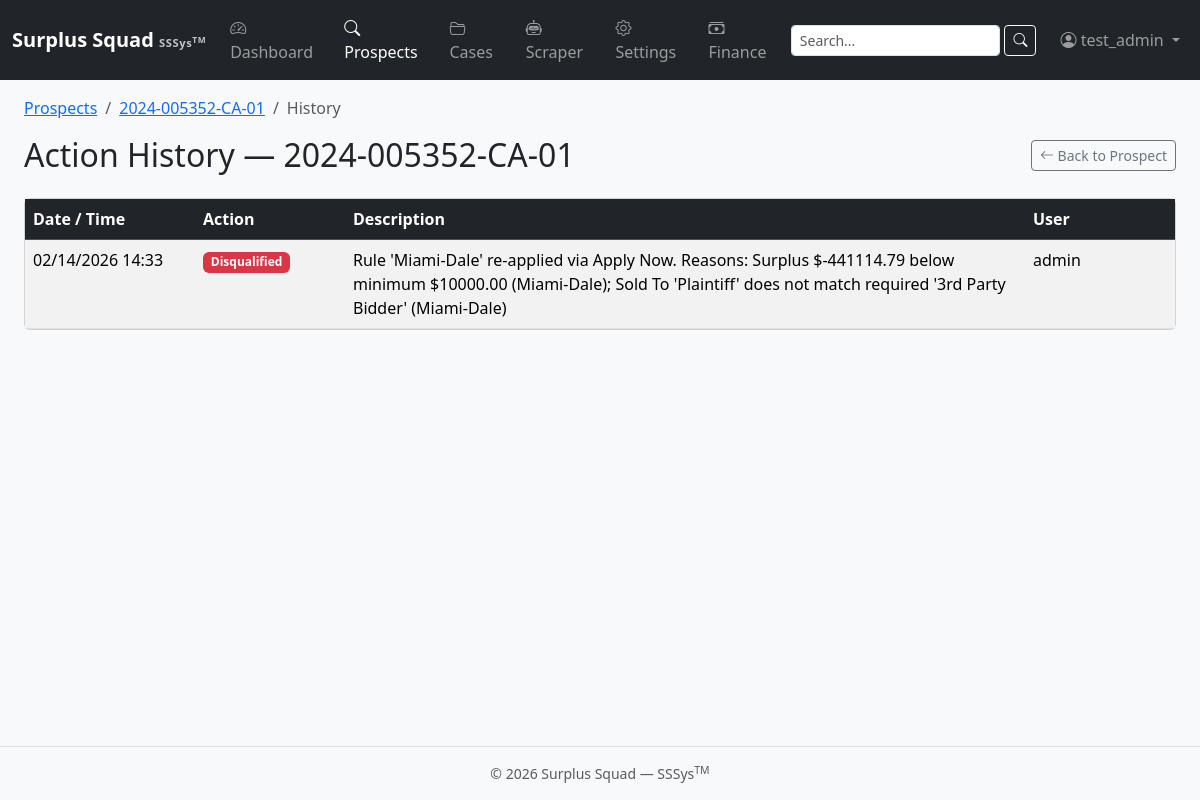
Before: /prospects/detail/1518/history/ (signed in) with the older database file.
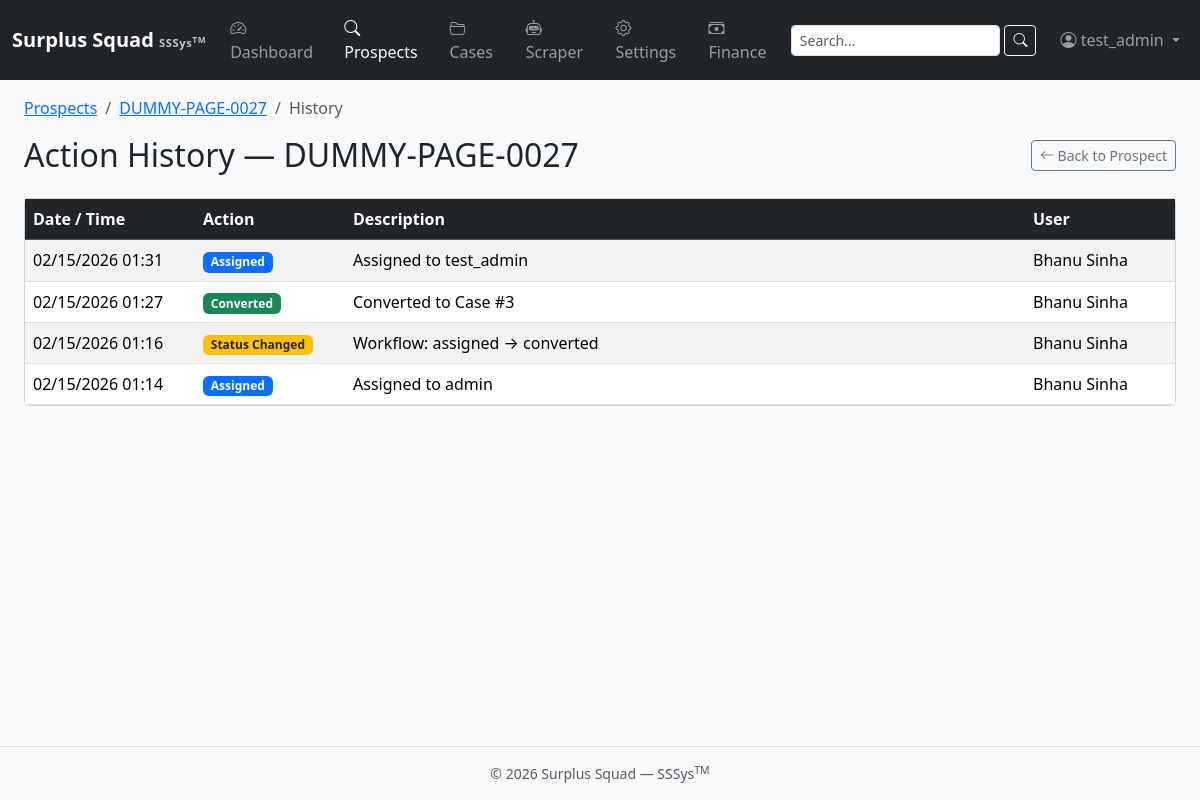
After: the same page with the newer database file.
### apps/prospects/models.py (models this page shows, shortened)
class Prospect(models.Model):
    PROSPECT_TYPES = [
        ("TD", "Tax Deed"),
        ("TL", "Tax Lien"),
        ("SS", "Sheriff Sale"),
        ("MF", "Mortgage Foreclosure"),
    ]
    AUCTION_STATUS_CHOICES = [
        ("Canceled per Bankruptcy", "Canceled per Bankruptcy"),
        ("Canceled per County", "Canceled per County"),
        ("Canceled per Order", "Canceled per Order"),
        ("Other", "Other"),
        ("Redeemed", "Redeemed"),
        ("Sold", "Sold"),
    ]
    QUALIFICATION_STATUS = [
        ("pending", "Pending"),
        ("qualified", "Qualified"),
        ("disqualified", "Disqualified"),
    ]
    WORKFLOW_STATUS = [
        ("new", "New"),
        ("assigned", "Assigned"),
        ("researching", "Researching"),
        ("skip_tracing", "Skip Tracing"),
        ("contacting", "Contacting"),
        ("contract_sent", "Contract Sent"),
        ("converted", "Converted"),
        ("dead", "Dead"),
    ]
    prospect_type = models.CharField(max_length=8, choices=PROSPECT_TYPES)
    auction_item_number = models.CharField(max_length=100, blank=True, default="")
    case_number = models.CharField(max_length=200)
    case_style = models.CharField(max_length=255, blank=True, default="")
    county = models.ForeignKey("locations.County", on_delete=models.CASCADE, related_name="prospects")
    property_address = models.CharField(max_length=400, blank=True, default="")
    city = models.CharField(max_length=200, blank=True, default="")
    state = models.CharField(max_length=50, blank=True, default="")
    zip_code = models.CharField(max_length=20, blank=True, default="")
    parcel_id = models.CharField(max_length=200, blank=True, default="")
    parcel_url = models.URLField(blank=True, default="")
    ack_url = models.URLField(blank=True, default="")
    tdm_url = models.URLField(blank=True, default="")
    final_judgment_amount = models.DecimalField(max_digits=14, decimal_places=2, null=True, blank=True)
    opening_bid = models.DecimalField(max_digits=14, decimal_places=2, null=True, blank=True)
    plaintiff_max_bid = models.DecimalField(max_digits=14, decimal_places=2, null=True, blank=True)
    assessed_value = models.DecimalField(max_digits=14, decimal_places=2, null=True, blank=True)
    surplus_amount = models.DecimalField(max_digits=14, decimal_places=2, null=True, blank=True)
    sale_amount = models.DecimalField(max_digits=14, decimal_places=2, null=True, blank=True)
    sold_to = models.CharField(max_length=255, blank=True, default="")
    auction_type = models.CharField(max_length=100, blank=True, default="")
    auction_date = models.DateField(null=True, blank=True)
    auction_time = models.TimeField(null=True, blank=True)
    auction_status = models.CharField(max_length=32, choices=AUCTION_STATUS_CHOICES, blank=True, default="")
    qualification_status = models.CharField(max_length=32, choices=QUALIFICATION_STATUS, default="pending")
    qualification_date = models.DateTimeField(null=True, blank=True)
    disqualification_date = models.DateTimeField(null=True, blank=True)
    workflow_status = models.CharField(max_length=32, choices=WORKFLOW_STATUS, default="new")
    plaintiff_name = models.CharField(max_length=255, blank=True, default="")
    defendant_name = models.CharField(max_length=255, blank=True, default="")
    property_type = models.CharField(max_length=100, blank=True, default="")
    legal_description = models.TextField(blank=True, default="")
    certificate_of_title = models.TextField(blank=True, default="")
    assigned_to = models.ForeignKey(User, on_delete=models.SET_NULL, null=True, blank=True, related_name="assigned_prospects")
    assigned_by = models.ForeignKey(User, on_delete=models.SET_NULL, null=True, blank=True, related_name="assigned_by_prospects")
    assigned_at = models.DateTimeField(null=True, blank=True)
    lien_check_done = models.BooleanField(default=False)
    lien_check_notes = models.TextField(blank=True, default="")
    surplus_verified = models.BooleanField(default=False)
    documents_verified = models.BooleanField(default=False)
    skip_trace_done = models.BooleanField(default=False)
    owner_contact_info = models.TextField(blank=True, default="")
    contact_attempts = models.PositiveIntegerField(default=0)
    source_url = models.URLField(blank=True, default="")
    raw_data = models.JSONField(default=dict, blank=True)
    is_monitored = models.BooleanField(default=False)
    created_at = models.DateTimeField(auto_now_add=True)
    updated_at = models.DateTimeField(auto_now=True)
    class Meta:
        unique_together = [("county", "case_number", "auction_date")]
        ordering = ["-auction_date", "-created_at"]

class ProspectActionLog(models.Model):
    ACTION_TYPES = [
        ("created", "Created"),
        ("updated", "Updated"),
        ("qualified", "Qualified"),
        ("disqualified", "Disqualified"),
        ("assigned", "Assigned"),
        ("note_added", "Note Added"),
        ("email_sent", "Email Sent"),
        ("status_changed", "Status Changed"),
        ("converted_to_case", "Converted to Case"),
    ]
    prospect = models.ForeignKey(Prospect, on_delete=models.CASCADE, related_name="action_logs")
    user = models.ForeignKey(User, on_delete=models.SET_NULL, null=True, blank=True)
    action_type = models.CharField(max_length=64, choices=ACTION_TYPES)
    description = models.TextField(blank=True, default="")
    metadata = models.JSONField(default=dict, blank=True)
    created_at = models.DateTimeField(auto_now_add=True)
    class Meta:
        ordering = ["-created_at"]

### apps/prospects/views.py (the view)
# urls.py: path("detail/<int:pk>/history/", views.ProspectHistoryView.as_view(), name="history"),
class ProspectHistoryView(ProspectsAccessMixin, DetailView):
    model = Prospect
    template_name = "prospects/history.html"
    def get_context_data(self, **kwargs):
        ctx = super().get_context_data(**kwargs)
        ctx["logs"] = self.object.action_logs.select_related("user").all()
        return ctx

### apps/accounts/mixins.py (called while the page is built)
    def test_func(self):
        user = self.request.user
        if not hasattr(user, 'profile'):
            return False
        return user.profile.can_view_prospects or user.profile.is_admin

### apps/accounts/models.py (called while the page is built)
    @property
    def can_view_prospects(self):
        return self.role in {self.ROLE_PROSPECTS_ONLY, self.ROLE_BOTH, self.ROLE_ADMIN}

    @property
    def can_view_cases(self):
        return self.role in {self.ROLE_CASES_ONLY, self.ROLE_BOTH, self.ROLE_ADMIN}

    @property
    def is_admin(self):
        return self.role == self.ROLE_ADMIN or self.user.is_superuser

### templates/prospects/history.html (shortened to what this page needs)
{% extends "base.html" %}
{% block content %}
<nav aria-label="breadcrumb">
  <ol class="breadcrumb">
    <li class="breadcrumb-item"><a href="{% url 'prospects:type_select' %}">Prospects</a></li>
    <li class="breadcrumb-item"><a href="{% url 'prospects:detail' object.pk %}">{{ object.case_number }}</a></li>
    <li class="breadcrumb-item active" aria-current="page">History</li>
  </ol>
</nav>
<div class="d-flex justify-content-between align-items-center mb-4">
  <h2 class="mb-0">Action History &mdash; {{ object.case_number }}</h2>
  <a href="{% url 'prospects:detail' object.pk %}" class="btn btn-outline-secondary btn-sm">
    <i class="bi bi-arrow-left"></i> Back to Prospect
  </a>
</div>
<div class="card">
  <div class="card-body p-0">
    <div class="table-responsive">
      <table class="table table-striped table-hover mb-0">
        <thead class="table-dark">
          <tr>
            <th style="width:170px;">Date / Time</th>
            <th style="width:150px;">Action</th>
            <th>Description</th>
            <th style="width:150px;">User</th>
          </tr>
        </thead>
        <tbody>
          {% for log in logs %}
          <tr>
            <td>{{ log.created_at|date:"m/d/Y H:i" }}</td>
            <td>
              {% if log.action_type == 'created' %}
                <span class="badge bg-primary">Created</span>
              {% elif log.action_type == 'updated' %}
                <span class="badge bg-info text-dark">Updated</span>
              {% elif log.action_type == 'qualified' %}
                <span class="badge bg-success">Qualified</span>
              {% elif log.action_type == 'disqualified' %}
                <span class="badge bg-danger">Disqualified</span>
              {% elif log.action_type == 'assigned' %}
                <span class="badge bg-primary">Assigned</span>
              {% elif log.action_type == 'note_added' %}
                <span class="badge bg-secondary">Note Added</span>
              {% elif log.action_type == 'email_sent' %}
                <span class="badge bg-info text-dark">Email Sent</span>
              {% elif log.action_type == 'status_changed' %}
                <span class="badge bg-warning text-dark">Status Changed</span>
              {% elif log.action_type == 'converted_to_case' %}
                <span class="badge bg-success">Converted</span>
              {% else %}
                <span class="badge bg-light text-dark">{{ log.get_action_type_display }}</span>
              {% endif %}
            </td>
            <td>{{ log.description|default:"-" }}</td>
            <td>
              {% if log.user %}
                {{ log.user.get_full_name|default:log.user.username }}
              {% else %}
                <span class="text-muted">System</span>
              {% endif %}
            </td>
          </tr>
          {% empty %}
          <tr>
            <td colspan="4" class="text-center text-muted py-4">No action history recorded.</td>
          </tr>
          {% endfor %}
        </tbody>
      </table>
    </div>
  </div>
</div>
{% endblock %}

Changed rows visible on the page:
removed ProspectActionLog: created_at "02/14/2026 14:33", action_type "Disqualified", description "Rule 'Miami-Dale' re-applied via Apply Now. Reasons: Surplus $-441114.79 below minimum $10000.00 (Miami-Dale); Sold To 'Plaintiff' does not match required '3rd Party Bidder' (Miami-Dale)", user.get_full_name "admin"
changed Prospect: case_number "2024-005352-CA-01" → "DUMMY-PAGE-0027"
now on this page (row edited): ProspectActionLog: created_at "02/15/2026 01:31", action_type "Assigned", description "Assigned to test_admin", user.get_full_name "Bhanu Sinha"
now on this page (row edited): ProspectActionLog: created_at "02/15/2026 01:27", shows "Converted", description "Converted to Case #3", user.get_full_name "Bhanu Sinha"
now on this page (row edited): ProspectActionLog: created_at "02/15/2026 01:16", action_type "Status Changed", description "Workflow: assigned → converted", user.get_full_name "Bhanu Sinha"
now on this page (row edited): ProspectActionLog: created_at "02/15/2026 01:14", action_type "Assigned", description "Assigned to admin", user.get_full_name "Bhanu Sinha"
